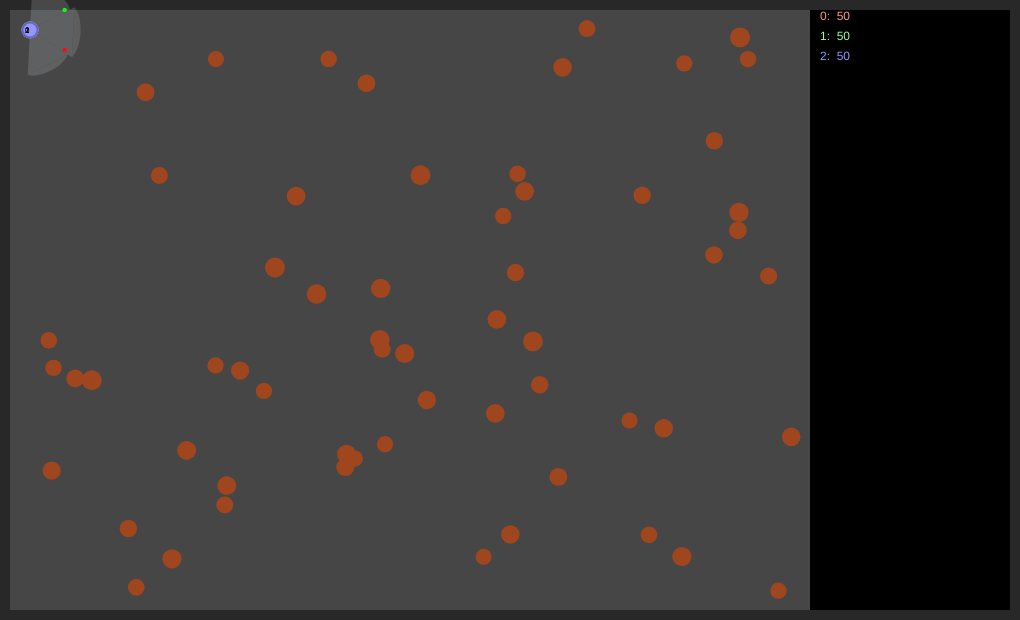
Frame 1 (no input)
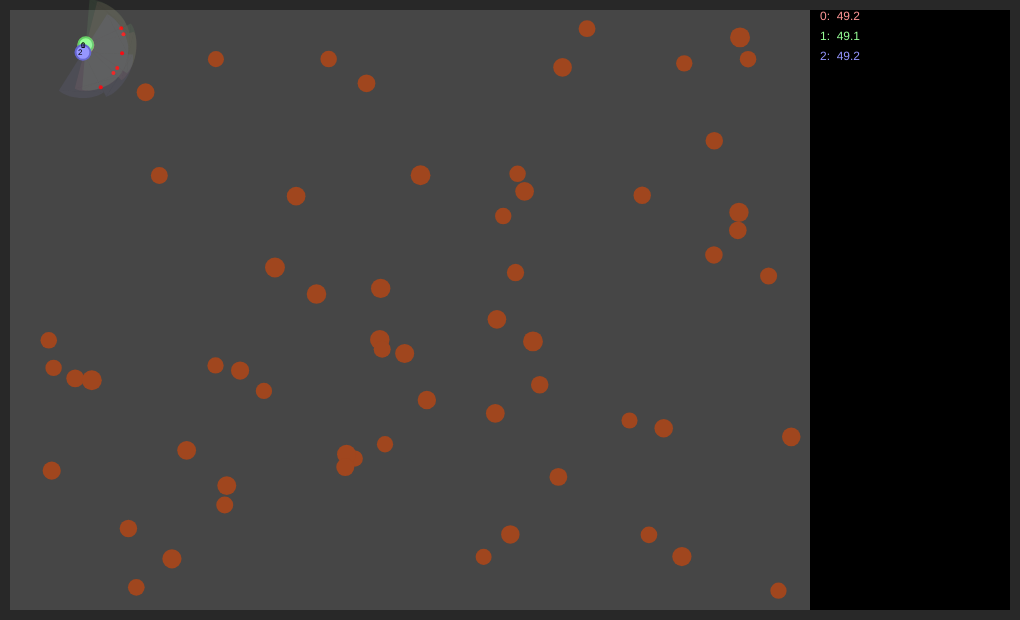
Frame 60 (no input)
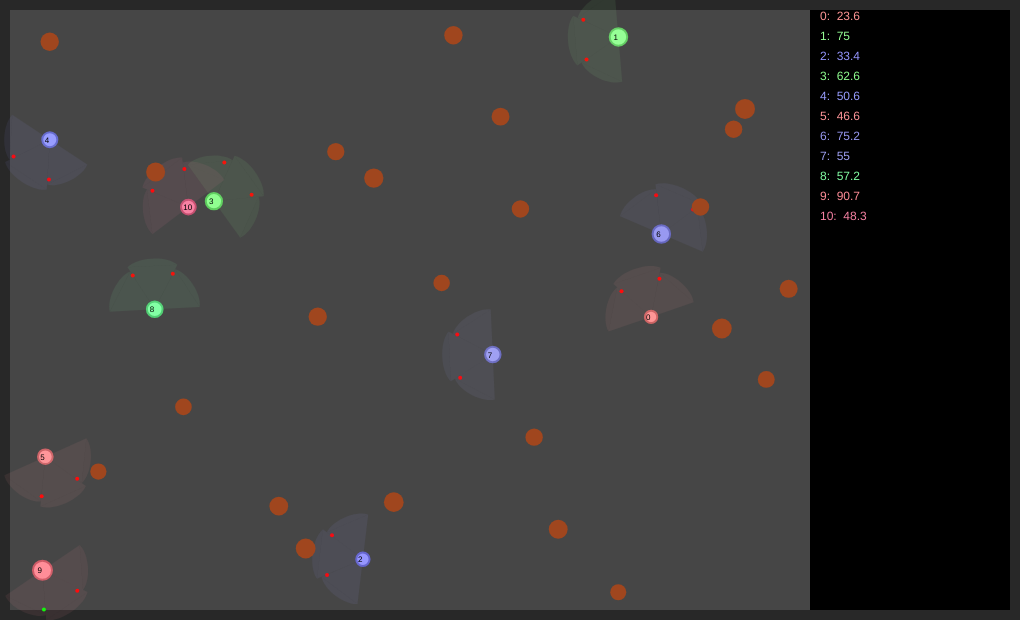
Frame 120 (the mouse pressed at the canvas centre since frame 60)

The p5.js sketch that drew these frames (run headless with seeded random() and noise() and a simulated clock; from frame 60 on, the mouse is pressed at the canvas centre):

// p5.js sketch
// ── sketch.js
var border = 10;
var width = 1000;
var height = 600;
var cubes = [];
var caali = [];
var foods = [];
var cubeCount = 0;
var nutrition = 0.2;
var foodCount = 60;
var passiveConsumption = 0.001;
var i;
var j;
var k;

function setup() {
    
    createCanvas(1000 + 2 * border, 600 + 2 * border);
    frameRate(60);
//    cubes[0] = new Cube();
//    cubes[0].x = 60 + border;
//    cubes[0].y = 100 + border;
//    cubes[0].w = 20;
//    cubes[0].h = 200
//    cubes[1] = new Cube();
//    cubes[1].x = 150 + border;
//    cubes[1].y = 280 + border;
//    cubes[1].w = 300;
//    cubes[1].h = 20;
//    cubes[2] = new Cube();
//    cubes[2].x = 350 + border;
//    cubes[2].y = 200 + border;
//    cubes[2].w = 20;
//    cubes[2].h = 400
//    cubes[3] = new Cube();
//    cubes[3].x = 200 + border;
//    cubes[3].y = 500 + border;
//    cubes[3].w = 400;
//    cubes[3].h = 40;
    
    for (i=0; i<3; i++) {
        caali[i] = new Caalis();
    }
    caali[0].r = 255;
    caali[0].g = 150;
    caali[0].b = 150;
    caali[1].r = 150;
    caali[1].g = 255;
    caali[1].b = 150;
    caali[2].r = 150;
    caali[2].g = 150;
    caali[2].b = 255;
    
    for (i = 0; i < foodCount; i++){
        foods[i] = new Food();
        foods[i].x = random(border + foods[i].size, 800 + border - foods[i].size);
        foods[i].y = random(border + foods[i].size, 600 + border - foods[i].size);
    }
    
}

function draw() {
    noStroke();
    background(70);
    fill(0);
    rect(800 + border, border, 200, 600);
    fill(40);
    rect(0, 0, 1000 + 2 * border,border);
    rect(0, 600+border,1000 + 2 * border, border);
    rect(0, border, border, 600);
    rect(1000 + border, border, border, 600);
    
//    for (i = 0; i < cubeCount; i++) {
//        cubes[i].draw();
//    }
//    

    if (frameCount % 20 == 0 && foods.length < foodCount) {
        var newFood = new Food();
        newFood.x = random(border + newFood.size, 800 + border - newFood.size);
        newFood.y = random(border + newFood.size, 600 + border - newFood.size);
        foods.push(newFood);
    }
    
   
    for (i = 0; i < caali.length; i++) {
        if (caali.length>39) console.log(i); 
        caali[i].see();
        caali[i].think();
        caali[i].update();
        caali[i].draw();
    }
    
    foods.forEach (function (food) {
        food.draw();
    })
    
    for (i = 0; i < caali.length; i++) {
        fill(caali[i].r, caali[i].g, caali[i].b);
        textSize(12);
        if (i<30) {
            text (i + ":  " + Math.round(caali[i].energy*10)/10, 820,20 + i * 20);
        }
        else {
            text (i + ":  " + Math.round(caali[i].energy*10)/10, 880,20 + (i-30) * 20);
        }
        fill(0);
        textSize(8);
        text (i, caali[i].x-5, caali[i].y+3);
    }
    
    
    
    var kaqs = 0;
    //DEBUG TEST TONY DELETE WHEN DONE                                      //DEBUG TEST TONY
    if (mouseIsPressed) {
        for (kaqs = 0; kaqs < 601; kaqs++) {

            if (kaqs%20 == 0 && foods.length < foodCount) {
                var newFood = new Food();
                newFood.x = random(border + newFood.size, 800 + border - newFood.size);
                newFood.y = random(border + newFood.size, 600 + border - newFood.size);
                foods.push(newFood);
            }


            for (i = 0; i < caali.length; i++) {
                caali[i].see();
                caali[i].think();
                caali[i].update();
            }
        }
    }
    
}

function Caalis() {
    this.x = 30;
    this.y = 30;
    this.r = 255;
    this.g = 255;
    this.b = 255;
    this.rot = 0;
    this.speed = 1;
    this.rotspeed = 3;
    this.state = 0;
    this.randomturn = 0;
    this.stateDecay = 0;
    this.energy = 50;
    this.fovs = [];
    
    this.fovs[0] = new FOV(this);
    this.fovs[0].centerAngle = 0;
    this.fovs[0].width = 60;
    this.fovs[0].range = 50;
    
    this.fovs[1] = new FOV(this);
    this.fovs[1].centerAngle = 60;
    this.fovs[1].width = 60;
    this.fovs[1].range = 45;
    
    this.fovs[2] = new FOV(this);
    this.fovs[2].centerAngle = -60;
    this.fovs[2].width = 60;
    this.fovs[2].range = 45;
    
    this.eyes = [];
    this.eyes[0] = new Eye();
    this.eyes[0].offset = 40;
    this.eyes[0].rotoffset = 30;
    
    this.eyes[1] = new Eye();
    this.eyes[1].offset = 40;
    this.eyes[1].rotoffset = -30;
 
    this.think = function () {
        if (this.state == 0) {                                          //State 0: Standart wandering behaviour
            if (this.eyes[0].seeswall && !this.eyes[1].seeswall) {
                this.turn(-this.rotspeed);
                this.randomturn = random(-this.rotspeed/3, 0);
            }
            else if (this.eyes[1].seeswall && !this.eyes[0].seeswall) {
                this.turn(this.rotspeed);
                this.randomturn = random(0, this.rotspeed/3);
            }
            else if (this.eyes[0].seeswall && this.eyes[1].seeswall){
                if (random(-1,1) > 0) {
                    this.state = 1;
                }
                else {
                    this.state = 2;
                }
            }
            
            else if (this.fovs[1].foodCount > this.fovs[0].foodCount && this.fovs[1].foodCount > this.fovs[2].foodCount) {
                this.turn(this.rotspeed*2);
                this.randomturn = 0;
                this.move(this.speed*2);
//                this.state = 3;
//                this.stateDecay = 20;
            }
            else if (this.fovs[0].foodCount > this.fovs[1].foodCount && this.fovs[0].foodCount > this.fovs[2].foodCount) {
                this.randomturn = 0;
                this.move(this.speed*2);
//                this.state = 3;
//                this.stateDecay = 20;
            }
            else if (this.fovs[2].foodCount > this.fovs[0].foodCount && this.fovs[2].foodCount > this.fovs[1].foodCount) {
                this.turn(-this.rotspeed*2);
                this.randomturn = 0;
                this.move(this.speed*2);
//                this.state = 3;
//                this.stateDecay = 20;
            }
            
            else {
                this.move(this.speed);
                if (random(0,1) < 0.01) {
                    this.randomturn = random (-this.rotspeed / 3, this.rotspeed / 3);
                }
                this.turn(this.randomturn);
            }
        }
        
        
        else if (this.state == 1) {                                 //State 1: Turn left until no wall seen
            if (this.eyes[0].seeswall || this.eyes[1].seeswall) {
                this.turn(this.rotspeed);
            }
            else {
                this.state = 0;
            }
        }
        
        
        else if (this.state == 2) {                                 //State 2: Turn right until no wall seen
            if (this.eyes[0].seeswall || this.eyes[1].seeswall) {
                this.turn(-this.rotspeed);
            }
            else {
                this.state = 0;
            }
        }
        
        
//        else if (this.state == 3) {                                 //State 3: Run for food until stateDecay==0
//            if (this.eyes[0].seesfood && !this.eyes[1].seesfood) {
//                this.turn(this.rotspeed);
//            }
//            else if (this.eyes[1].seesfood && !this.eyes[0].seesfood) {
//                this.turn(-this.rotspeed);
//            }
//            this.randomturn = 0;
//            this.move(this.speed*2);
//            this.stateDecay--;
//            if (this.stateDecay == 0 || this.eyes[0].seeswall || this.eyes[1].seeswall) {
//                this.state = 0;
//            }
//            
//        }
        
        else if (this.state == 4) {     
            this.stateDecay--;
            if (this.stateDecay == 0) {
                this.state = 0;
                this.split();
            }
        }
    }
    
    this.see = function () {
        for (k = 0; k < this.eyes.length; k++) {
            this.eyes[k].x = this.x + Math.cos(radians(this.rot + this.eyes[k].rotoffset)) * this.eyes[k].offset;
            this.eyes[k].y = this.y + Math.sin(radians(this.rot + this.eyes[k].rotoffset)) * this.eyes[k].offset;
            this.eyes[k].see();
        }
        for (k = 0; k < this.fovs.length; k++) {
            this.fovs[k].see();
        }
    }
    
    this.draw = function () {
        
        //fill(90, 220, 130);
        fill(this.r, this.g, this.b);
        stroke(this.r - 50, this.g - 50, this.b - 50);
        strokeWeight(2);
        ellipse(this.x, this.y, (this.energy + 100) / 10);
        noStroke();
        for (k = 0; k < this.eyes.length; k++) {
            fill(255, 0, 0);

            if (this.eyes[k].seeswall) {
                fill(0, 255, 0);
            }  
//            if (this.eyes[k].seesfood) {
//                fill(0, 0, 255);
//            }

            ellipse(this.eyes[k].x, this.eyes[k].y, 4, 4);
        }
        for (k = 0; k < this.fovs.length; k++) {
            this.fovs[k].draw();
        }
    }
    
    this.move = function (spd) {
        this.x += Math.cos(radians(this.rot)) * spd;
        this.y += Math.sin(radians(this.rot)) * spd;
        this.energy-=Math.pow(Math.abs(spd), 1.1) * 0.01;
    }
    
    this.turn = function (rotspd) {
        this.rot += rotspd;
        this.energy-=Math.abs(rotspd)*0.005;
        if (this.rot >= 360) {
            this.rot -= 360;
        }
        else if (this.rot < 0) {
            this.rot += 360;
        }
    }
    
    this.update = function () {
        for (j = 0; j < foods.length; j++) {
            if (Math.sqrt(Math.pow(foods[j].x - this.x, 2) + Math.pow(foods[j].y - this.y, 2)) < foods[j].size/2 +  (this.energy + 100)/20) {
                this.energy += foods[j].size * nutrition;
                foods[j].respawn();                                 //Food eating energy gain
                if (this.energy > 100) {                              //TODO Splitting behaviour
                    this.stateDecay = 60;
                    this.state = 4;
                }
            }
        }
        this.energy -= passiveConsumption;
        
        if (this.energy <= 0) {
            caali.splice(i, 1);
            if(i == caali.length && i != 0) {
                i--;
            }
        }
    }
    
    this.split = function () {
        this.child = new Caalis();
        this.child.x = this.x;
        this.child.y = this.y;
        this.child.speed = this.speed + random(-0.1, 0.1);
        this.child.rotspeed = this.rotspeed + random(-0.1, 0.1);
        this.child.eyes[0].offset = this.eyes[0].offset + random(-1, 1);
        this.child.eyes[1].offset = this.eyes[1].offset + random(-1, 1);
        this.child.eyes[0].rotoffset = this.eyes[0].rotoffset + random(-2,2);
        this.child.eyes[1].rotoffset = this.eyes[1].rotoffset + random(-2,2);
        this.child.r = Math.max(Math.min(this.r + random(-15,15), 255), 0);
        this.child.g = Math.max(Math.min(this.g + random(-15,15), 255), 0);
        this.child.b = Math.max(Math.min(this.b + random(-15,15), 255), 0);
        this.child.rot = this.rot + 180;
        caali[caali.length] = this.child;
        this.energy-=50;
    }
}

function Cube() {
    
    this.x = 200;
    this.y = 200;
    this.w = 100;
    this.h = 100;
    this.draw = function () {
        fill(200);
        rect(this.x - this.w / 2, this.y - this.h / 2, this.w, this.h);
    }
}

function Food() {
    this.x = 300;
    this.y = 350;
    this.size = 16 + random(0, 4);
    
    this.draw = function () {
        fill(160, 70, 30);
        ellipse(this.x, this.y, this.size);
    }
    
    this.respawn = function () {
//        this.x = random(border + this.size, 600 + border - this.size);
//        this.y = random(border + this.size, 600 + border - this.size);
        foods.splice(j, 1);
    }
}

function Eye() {
    this.x = 0;
    this.y = 0;
    this.offset = 10;
    this.rotoffset = 0;
    this.seeswall = false;
    this.seesfood = false;
    
    this.see = function () {
        
        this.seeswall = false;
        this.seesfood = false;
        for (j = 0; j < cubeCount; j++) {
            if (Math.abs(cubes[j].x - this.x) < cubes[j].w / 2 + 2 && Math.abs(cubes[j].y - this.y) < cubes[j].h / 2 + 2) {
                this.seeswall = true;
                break;
            }
        }
        
        
        if (!this.seeswall && (this.x < border + 2 || this.x > 800 + border - 2 || this.y < border + 2 || this.y > height - border - 2)) {
            this.seeswall = true;
        }
    }
}

function FOV(owner) {
    this.centerAngle = 0;
    this.range = 50;
    this.curviness = 1.1;
    this.width = 60;
    this.owner = owner;
    this.foodCount = 0;
    
    this.draw = function () {
        fill(this.owner.r, this.owner.g, this.owner.b, 20);
        noStroke();
        beginShape();
        //vertex(this.owner.x, this.owner.y);
        vertex(this.owner.x + Math.cos(radians(this.owner.rot + this.width / 2 + this.centerAngle)) * this.range,
               this.owner.y + Math.sin(radians(this.owner.rot + this.width / 2 + this.centerAngle)) * this.range);
        bezierVertex(this.owner.x + Math.cos(radians(this.owner.rot + this.width / 4 + this.centerAngle)) * this.range * this.curviness,
                    this.owner.y + Math.sin(radians(this.owner.rot + this.width / 4 + this.centerAngle)) * this.range * this.curviness,
                    this.owner.x + Math.cos(radians(this.owner.rot - this.width / 4 + this.centerAngle)) * this.range * this.curviness,
                    this.owner.y + Math.sin(radians(this.owner.rot - this.width / 4 + this.centerAngle)) * this.range * this.curviness,
                    this.owner.x + Math.cos(radians(this.owner.rot - this.width / 2 + this.centerAngle)) * this.range,
                    this.owner.y + Math.sin(radians(this.owner.rot - this.width / 2 + this.centerAngle)) * this.range);
        //vertex(this.owner.x, this.owner.y);
        endShape();
        triangle(this.owner.x, this.owner.y,
                this.owner.x + Math.cos(radians(this.owner.rot + this.width / 2 + this.centerAngle)) * this.range,
                this.owner.y + Math.sin(radians(this.owner.rot + this.width / 2 + this.centerAngle)) * this.range,
                this.owner.x + Math.cos(radians(this.owner.rot - this.width / 2 + this.centerAngle)) * this.range,
                this.owner.y + Math.sin(radians(this.owner.rot - this.width / 2 + this.centerAngle)) * this.range);
    }
    
    this.see = function () {
        this.foodCount = 0;
        for (var kaqs = 0; kaqs < foods.length; kaqs++) {
            if (dist(this.owner.x, this.owner.y, foods[kaqs].x, foods[kaqs].y) <= this.range) {
                var distVec = createVector(foods[kaqs].x - this.owner.x, foods[kaqs].y - this.owner.y);
                if (angle_between(degrees(distVec.heading()),
                                  this.owner.rot + this.centerAngle - this.width / 2,
                                 this.owner.rot + this.centerAngle + this.width / 2)) {
                    this.foodCount += foods[kaqs].size;
                }
            }
        }
    }
}
                    
function angle_between(n, a, b) {
	n = (360 + (n % 360)) % 360;
	a = (360 + a) % 360;
	b = (360 + b) % 360;

	if (a < b)
		return a <= n && n <= b;
	return a <= n || n <= b;
}
